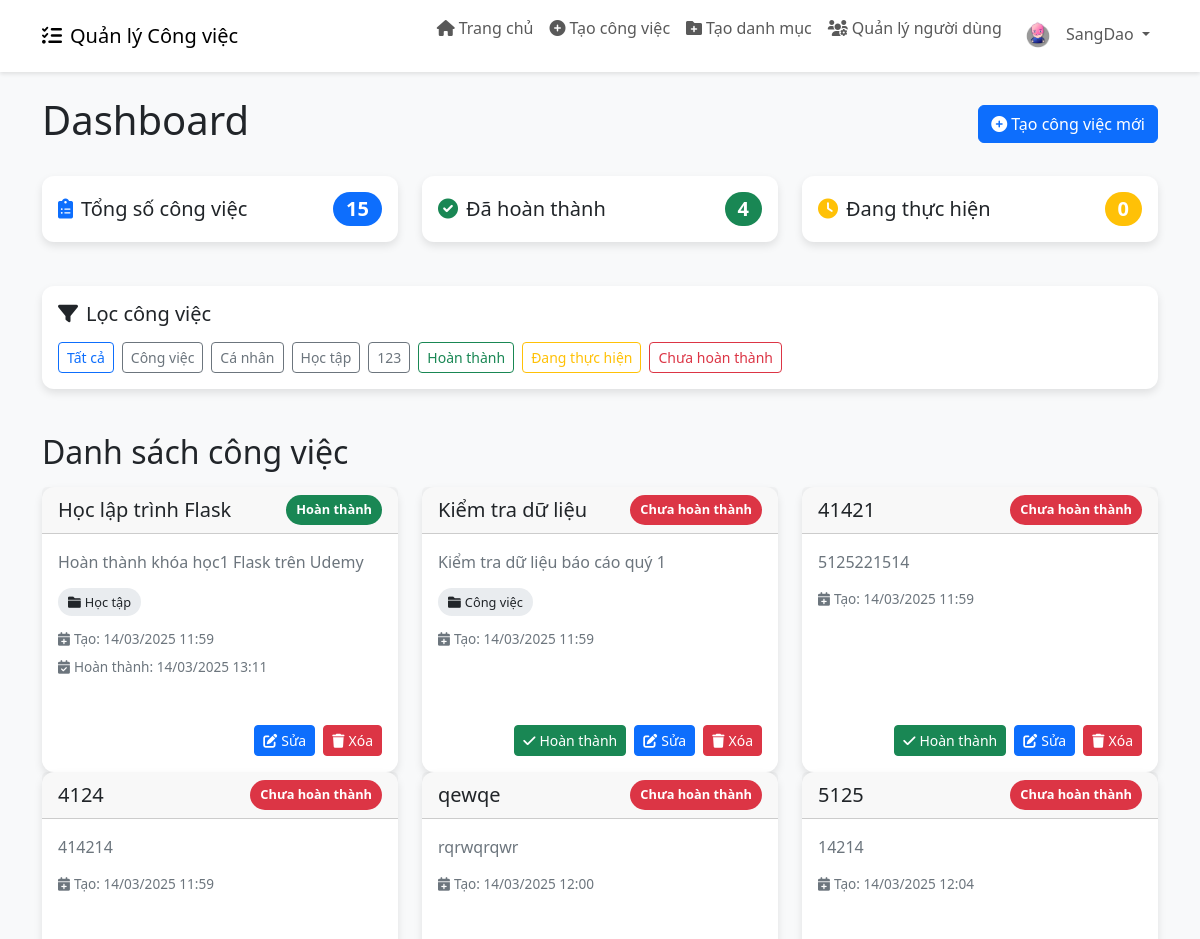
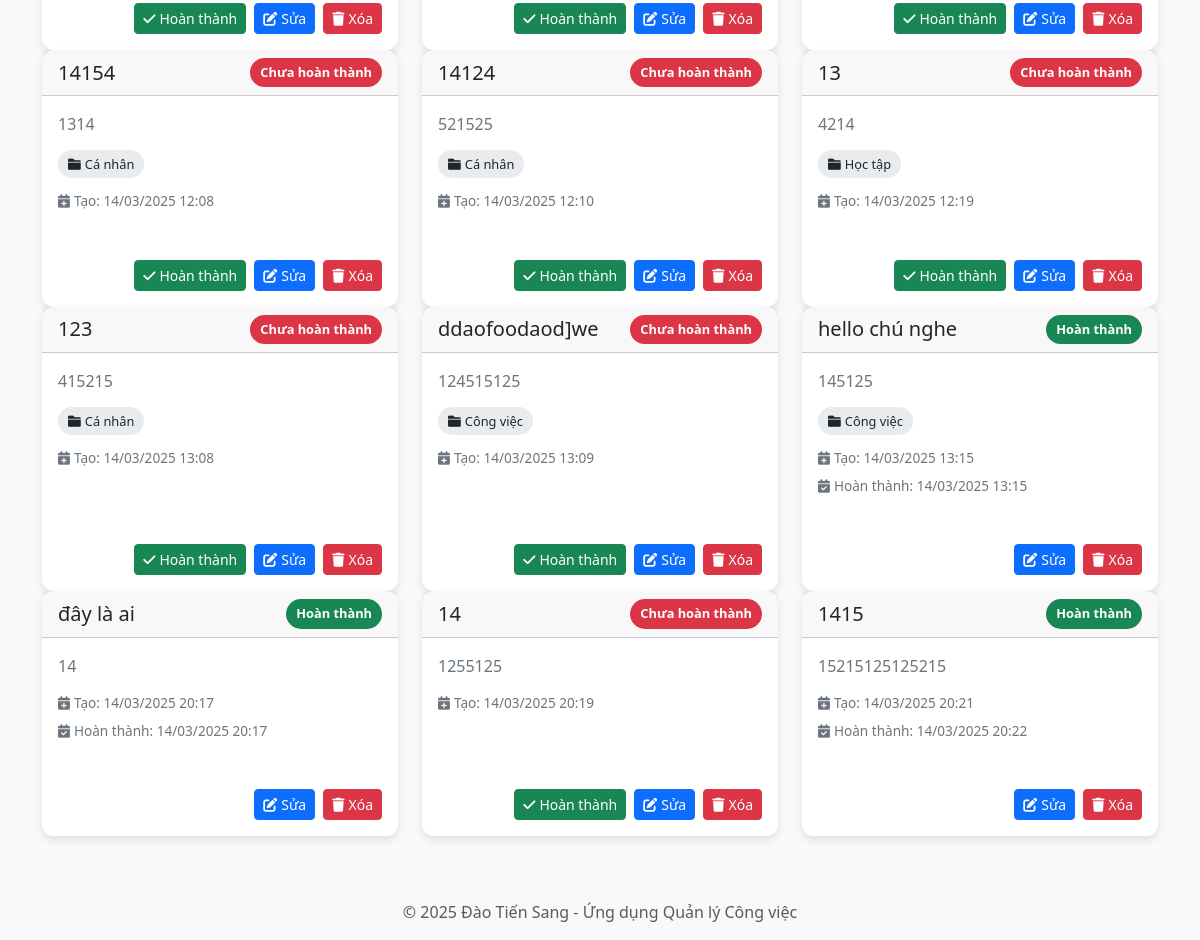
Before: /dashboard (signed in) with the older database file (2 pictures, top to bottom).
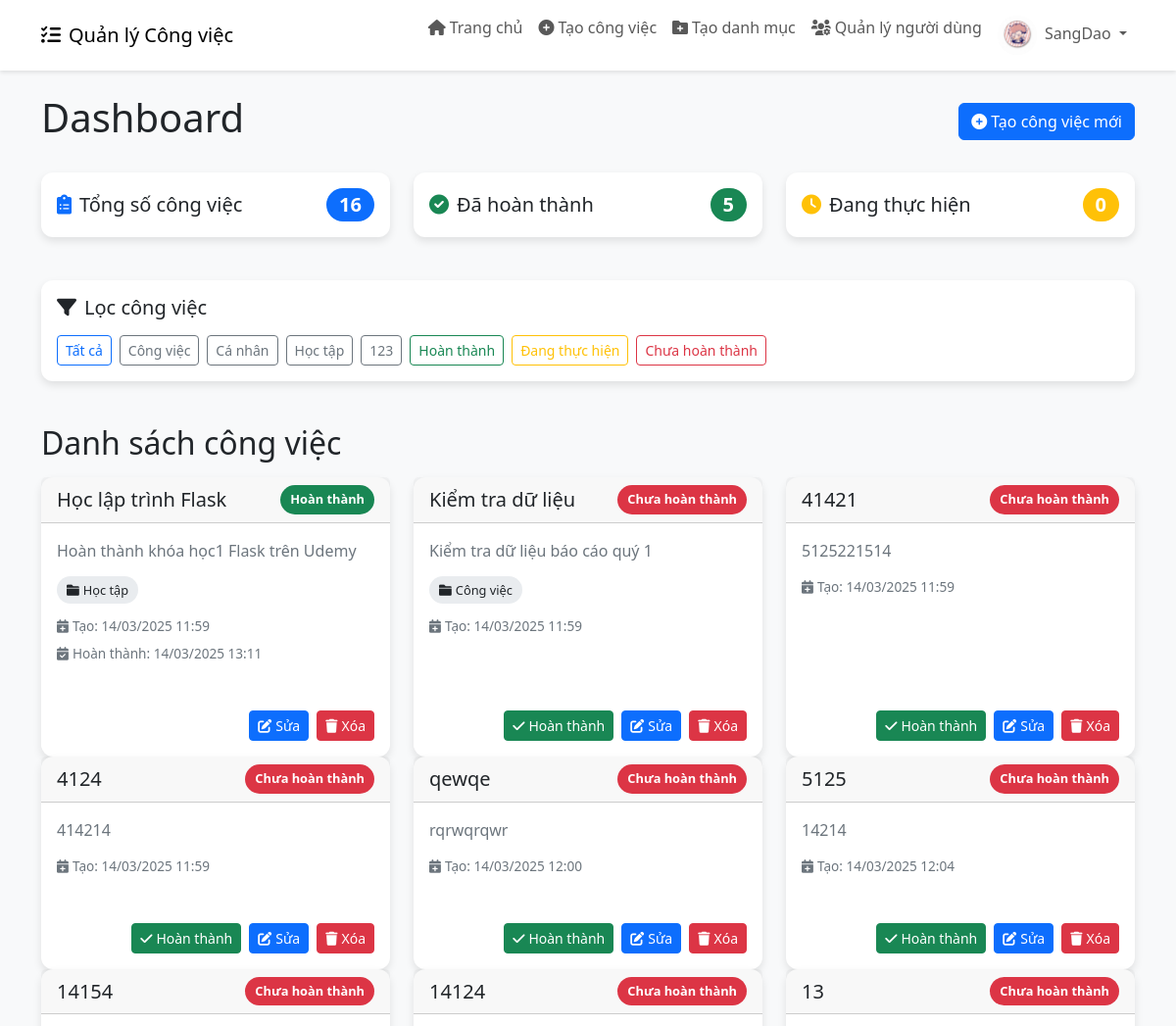
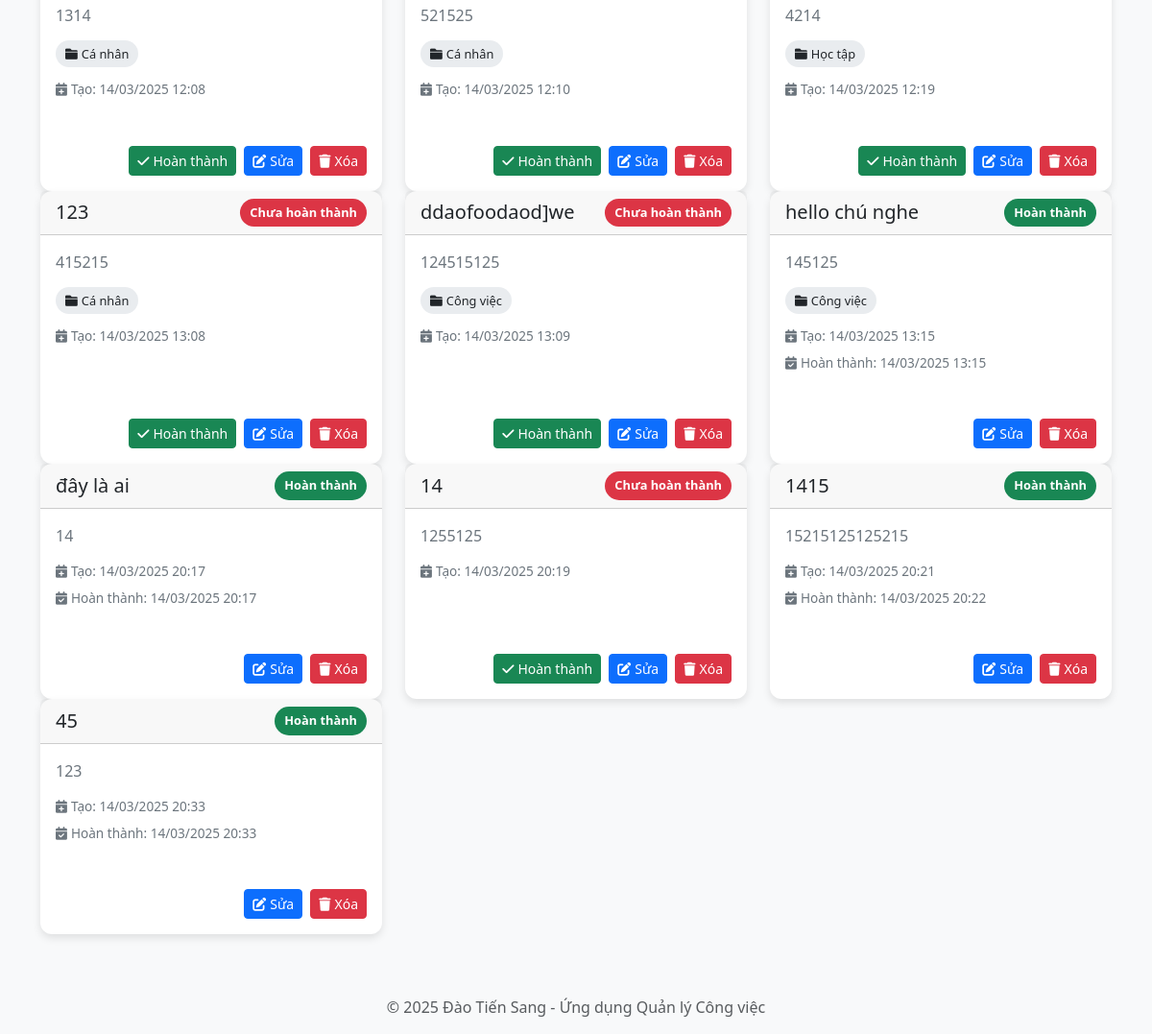
After: the same page with the newer database file (2 pictures, top to bottom).
### app.py (models this page shows)
class User(db.Model):
    id = db.Column(db.Integer, primary_key=True)
    username = db.Column(db.String(80), unique=True, nullable=False)
    password = db.Column(db.String(200), nullable=False)
    avatar = db.Column(db.String(200), nullable=True, default='default-avatar.png')
    is_admin = db.Column(db.Boolean, default=False)
    tasks = db.relationship('Task', backref='user', lazy=True)

class Category(db.Model):
    id = db.Column(db.Integer, primary_key=True)
    name = db.Column(db.String(100), nullable=False)
    description = db.Column(db.Text, nullable=True)
    tasks = db.relationship('Task', backref='category', lazy=True)

class Task(db.Model):
    id = db.Column(db.Integer, primary_key=True)
    title = db.Column(db.String(100), nullable=False)
    description = db.Column(db.Text, nullable=True)
    status = db.Column(db.String(20), default='Chưa hoàn thành')
    created = db.Column(db.DateTime, default=lambda: datetime.now(vietnam_tz))  # Lưu thời gian theo múi giờ Việt Nam
    finished = db.Column(db.DateTime, nullable=True)
    user_id = db.Column(db.Integer, db.ForeignKey('user.id'), nullable=False)
    category_id = db.Column(db.Integer, db.ForeignKey('category.id'), nullable=True)

### app.py (the view)
@app.route('/dashboard')
def dashboard():
    if 'user_id' not in session:
        return redirect(url_for('login'))
    user_id = session['user_id']
    user = User.query.get(user_id)
    if session.get('is_admin'):
        tasks = Task.query.all()
        categories = Category.query.all()
        users = User.query.all()
    else:
        tasks = Task.query.filter_by(user_id=user_id).all()
        categories = Category.query.all()
        users = None
    session['avatar'] = user.avatar
    return render_template('dashboard.html', tasks=tasks, categories=categories, users=users, user=user)

### templates/dashboard.html
{% extends 'base.html' %}
{% block content %}
<div class="d-flex justify-content-between align-items-center mb-4">
    <h1>Dashboard</h1>
    <a href="{{ url_for('new_task') }}" class="btn btn-primary">
        <i class="fas fa-plus-circle me-1"></i>Tạo công việc mới
    </a>
</div>
<div class="row mb-4">
    <div class="col-md-4">
        <div class="card p-3">
            <div class="d-flex justify-content-between align-items-center">
                <h5 class="mb-0"><i class="fas fa-clipboard-list text-primary me-2"></i>Tổng số công việc</h5>
                <span class="badge bg-primary rounded-pill fs-5">{{ tasks|length }}</span>
            </div>
        </div>
    </div>
    <div class="col-md-4">
        <div class="card p-3">
            <div class="d-flex justify-content-between align-items-center">
                <h5 class="mb-0"><i class="fas fa-check-circle text-success me-2"></i>Đã hoàn thành</h5>
                <span class="badge bg-success rounded-pill fs-5">{{ tasks|selectattr('status', 'equalto', 'Hoàn thành')|list|length }}</span>
            </div>
        </div>
    </div>
    <div class="col-md-4">
        <div class="card p-3">
            <div class="d-flex justify-content-between align-items-center">
                <h5 class="mb-0"><i class="fas fa-clock text-warning me-2"></i>Đang thực hiện</h5>
                <span class="badge bg-warning rounded-pill fs-5">{{ tasks|selectattr('status', 'equalto', 'Đang thực hiện')|list|length }}</span>
            </div>
        </div>
    </div>
</div>
<div class="row mb-4">
    <div class="col-12">
        <div class="card p-3">
            <div class="d-flex justify-content-between align-items-center mb-3">
                <h5 class="mb-0"><i class="fas fa-filter me-2"></i>Lọc công việc</h5>
            </div>
            <div class="d-flex flex-wrap gap-2">
                <a href="{{ url_for('dashboard') }}" class="btn btn-sm btn-outline-primary">Tất cả</a>
                {% for category in categories %}
                <a href="{{ url_for('dashboard', category_id=category.id) }}" class="btn btn-sm btn-outline-secondary">
                    {{ category.name }}
                </a>
                {% endfor %}
                <a href="{{ url_for('dashboard', status='Hoàn thành') }}" class="btn btn-sm btn-outline-success">Hoàn thành</a>
                <a href="{{ url_for('dashboard', status='Đang thực hiện') }}" class="btn btn-sm btn-outline-warning">Đang thực hiện</a>
                <a href="{{ url_for('dashboard', status='Chưa hoàn thành') }}" class="btn btn-sm btn-outline-danger">Chưa hoàn thành</a>
            </div>
        </div>
    </div>
</div>
<h2 class="mb-3">Danh sách công việc</h2>
{% if not tasks %}
<div class="alert alert-info">
    <i class="fas fa-info-circle me-2"></i>Không có công việc nào. Hãy tạo công việc mới!
</div>
{% else %}
<div class="row">
    {% for task in tasks %}
    <div class="col-md-4">
        <div class="card task-card mb-4">
            <div class="card-header task-header">
                <h5 class="card-title mb-0">{{ task.title }}</h5>
                {% if task.status == 'Hoàn thành' %}
                <span class="task-badge bg-success text-white">Hoàn thành</span>
                {% elif task.status == 'Đang thực hiện' %}
                <span class="task-badge bg-warning text-dark">Đang thực hiện</span>
                {% else %}
                <span class="task-badge bg-danger text-white">Chưa hoàn thành</span>
                {% endif %}
            </div>
            <div class="card-body d-flex flex-column">
                <p class="task-description">{{ task.description }}</p>
                {% if task.category %}
                <div class="mb-3">
                    <span class="category-badge">
                        <i class="fas fa-folder me-1"></i>{{ task.category.name }}
                    </span>
                </div>
                {% endif %}
                <div class="task-date mb-2">
                    <i class="fas fa-calendar-plus me-1"></i>Tạo: {{ task.created.strftime('%d/%m/%Y %H:%M') }}
                </div>
                {% if task.finished %}
                <div class="task-date mb-2">
                    <i class="fas fa-calendar-check me-1"></i>Hoàn thành: {{ task.finished.strftime('%d/%m/%Y %H:%M') }}
                </div>
                {% endif %}
                <div class="task-footer mt-auto pt-3 d-flex gap-2">
                    {% if task.status != 'Hoàn thành' %}
                    <a href="{{ url_for('complete_task', task_id=task.id) }}" class="btn btn-success btn-sm">
                        <i class="fas fa-check me-1"></i>Hoàn thành
                    </a>
                    {% endif %}
                    <a href="{{ url_for('edit_task', task_id=task.id) }}" class="btn btn-primary btn-sm">
                        <i class="fas fa-edit me-1"></i>Sửa
                    </a>
                    <a href="{{ url_for('delete_task', task_id=task.id) }}" class="btn btn-danger btn-sm" onclick="return confirm('Bạn có chắc chắn muốn xóa công việc này?')">
                        <i class="fas fa-trash me-1"></i>Xóa
                    </a>
                </div>
            </div>
        </div>
    </div>
    {% endfor %}
</div>
{% endif %}
{% endblock %}

### templates/base.html (shortened to what this page needs)
<!DOCTYPE html>
<html lang="vi">
<head>
    <link href="https://cdn.jsdelivr.net/npm/bootstrap@5.3.0-alpha1/dist/css/bootstrap.min.css" rel="stylesheet">
    <link rel="stylesheet" href="https://cdnjs.cloudflare.com/ajax/libs/font-awesome/6.0.0/css/all.min.css">
</head>
<body>
    {% if 'user_id' in session %}
    <nav class="navbar navbar-expand-lg navbar-light bg-white mb-4">
        <div class="container">
            <a class="navbar-brand" href="{{ url_for('dashboard') }}">
                <i class="fas fa-tasks me-2"></i>Quản lý Công việc
            </a>
            <div class="collapse navbar-collapse" id="navbarNav">
                <ul class="navbar-nav ms-auto">
                    <li class="nav-item">
                        <a class="nav-link" href="{{ url_for('dashboard') }}">
                            <i class="fas fa-home me-1"></i>Trang chủ
                        </a>
                    </li>
                    <li class="nav-item">
                        <a class="nav-link" href="{{ url_for('new_task') }}">
                            <i class="fas fa-plus-circle me-1"></i>Tạo công việc
                        </a>
                    </li>
                    {% if session.get('is_admin') %}
                    <li class="nav-item">
                        <a class="nav-link" href="{{ url_for('new_category') }}">
                            <i class="fas fa-folder-plus me-1"></i>Tạo danh mục
                        </a>
                    </li>
                    <li class="nav-item">
                        <a class="nav-link" href="{{ url_for('admin_users') }}">
                            <i class="fas fa-users-cog me-1"></i>Quản lý người dùng
                        </a>
                    </li>
                    {% endif %}
                    <li class="nav-item dropdown">
                        <a class="nav-link dropdown-toggle" href="#" id="navbarDropdown" role="button" data-bs-toggle="dropdown" aria-expanded="false">
                            <img src="{{ url_for('static', filename='uploads/' + session.get('avatar', 'default-avatar.png')) }}" alt="Avatar" class="avatar-circle me-1">
                            {{ session.get('username') }}
                        </a>
                    </li>
                </ul>
            </div>
        </div>
    </nav>
    {% endif %}
    <div class="container mt-4">
        {% block content %}{% endblock %}
    </div>
    <footer class="bg-light py-3 mt-5">
        <div class="container text-center">
            <p class="text-muted mb-0">© 2025 Đào Tiến Sang - Ứng dụng Quản lý Công việc</p>
        </div>
    </footer>
</body>
</html>

### templates/base.html (style rules this page uses)
body { background-color: #f8f9fa; font-family: 'Segoe UI', Tahoma, Geneva, Verdana, sans-serif; }
.navbar { box-shadow: 0 2px 4px rgba(0, 0, 0, 0.1); }
.card { border: none; border-radius: 12px; box-shadow: 0 4px 8px rgba(0, 0, 0, 0.1); transition: transform 0.3s ease, box-shadow 0.3s ease; margin-bottom: 20px; }
.task-card { height: 100%; }
.task-header { display: flex; justify-content: space-between; align-items: center; }
.task-badge { padding: 5px 10px; border-radius: 50px; font-size: 0.8rem; font-weight: bold; }
.task-date { font-size: 0.85rem; color: #6c757d; }
.task-description { color: #6c757d; margin-bottom: 15px; }
.task-footer { display: flex; justify-content: flex-end; margin-top: auto; }
.avatar-circle { width: 40px; height: 40px; border-radius: 50%; object-fit: cover; }
.category-badge { margin-right: 5px; padding: 5px 10px; border-radius: 50px; font-size: 0.8rem; background-color: #e9ecef; color: #212529; }

Changed rows visible on the page:
changed User "SangDao": avatar: a different picture
added Task: title "45", status "Hoàn thành", description "123", created "14/03/2025 20:33", finished "14/03/2025 20:33"
Other visible differences:
{{ tasks|length }}: "15" → "16"
{{ tasks|selectattr('status', 'equalto', 'Hoàn thành')|list|length }}: "4" → "5"
